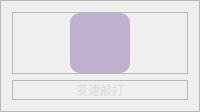
                            <widget class="QFrame" name="frame_189">
                             <property name="frameShape">
                              <enum>QFrame::Shape::StyledPanel</enum>
                             </property>
                             <property name="frameShadow">
                              <enum>QFrame::Shadow::Raised</enum>
                             </property>
                             <layout class="QVBoxLayout" name="verticalLayout_96">
                              <item>
                               <widget class="QFrame" name="frame_190">
                                <property name="frameShape">
                                 <enum>QFrame::Shape::StyledPanel</enum>
                                </property>
                                <property name="frameShadow">
                                 <enum>QFrame::Shadow::Raised</enum>
                                </property>
                                <layout class="QHBoxLayout" name="horizontalLayout_120">
                                 <property name="leftMargin">
                                  <number>0</number>
                                 </property>
                                 <property name="topMargin">
                                  <number>0</number>
                                 </property>
                                 <property name="rightMargin">
                                  <number>0</number>
                                 </property>
                                 <property name="bottomMargin">
                                  <number>0</number>
                                 </property>
                                 <item>
                                  <widget class="QPushButton" name="btn13">
                                   <property name="sizePolicy">
                                    <sizepolicy hsizetype="Expanding" vsizetype="Preferred">
                                     <horstretch>0</horstretch>
                                     <verstretch>0</verstretch>
                                    </sizepolicy>
                                   </property>
                                   <property name="minimumSize">
                                    <size>
                                     <width>60</width>
                                     <height>60</height>
                                    </size>
                                   </property>
                                   <property name="maximumSize">
                                    <size>
                                     <width>60</width>
                                     <height>60</height>
                                    </size>
                                   </property>
                                   <property name="font">
                                    <font>
                                     <family>微软雅黑</family>
                                     <pointsize>15</pointsize>
                                     <italic>false</italic>
                                     <bold>false</bold>
                                    </font>
                                   </property>
                                   <property name="cursor">
                                    <cursorShape>PointingHandCursor</cursorShape>
                                   </property>
                                   <property name="layoutDirection">
                                    <enum>Qt::LayoutDirection::LeftToRight</enum>
                                   </property>
                                   <property name="styleSheet">
                                    <string notr="true">QPushButton {
	background-image: url(:/forms/icons/heart_rate.png);
	border: no;
    background-position: center;
    background-repeat: no-repeat; 
	border-radius: 10px;
	background-color: rgba(82, 28, 129,0.3);

}

QPushButton:hover {
	background-color: rgb(162, 98, 199);
	border: none;
}</string>
                                   </property>
                                   <property name="text">
                                    <string/>
                                   </property>
                                  </widget>
                                 </item>
                                </layout>
                               </widget>
                              </item>
                              <item>
                               <widget class="QFrame" name="frame_191">
                                <property name="frameShape">
                                 <enum>QFrame::Shape::StyledPanel</enum>
                                </property>
                                <property name="frameShadow">
                                 <enum>QFrame::Shadow::Raised</enum>
                                </property>
                                <layout class="QHBoxLayout" name="horizontalLayout_111">
                                 <property name="spacing">
                                  <number>0</number>
                                 </property>
                                 <property name="leftMargin">
                                  <number>0</number>
                                 </property>
                                 <property name="topMargin">
                                  <number>0</number>
                                 </property>
                                 <property name="rightMargin">
                                  <number>0</number>
                                 </property>
                                 <property name="bottomMargin">
                                  <number>0</number>
                                 </property>
                                 <item>
                                  <widget class="QLabel" name="label_76">
                                   <property name="styleSheet">
                                    <string notr="true">font: 11pt &quot;微软雅黑&quot;;
color: rgb(221, 221, 221);
</string>
                                   </property>
                                   <property name="text">
                                    <string>变速敲打</string>
                                   </property>
                                   <property name="alignment">
                                    <set>Qt::AlignmentFlag::AlignCenter</set>
                                   </property>
                                  </widget>
                                 </item>
                                </layout>
                               </widget>
                              </item>
                             </layout>
                            </widget>
